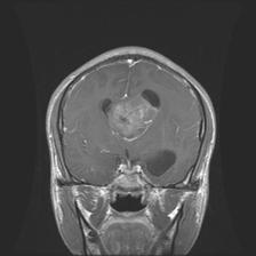
#> input picture VIGNESH M J/Milestone-1/Enhancing_EHRs_with_GenAI/data/images_processed/glioma_G_1.png, 256 x 256 px, found by its file name
$ jupyter execute --allow-errors 02_data_prep.ipynb
#> lines starting #> are read from the running program, lines starting #| are printed output that depends on the picture; long printed decimals are rounded
[cell 1]
import os
import pandas as pd

# Paths - adjust if needed
LINKED_CSV = r"C:\Users\vigne\OneDrive\Desktop\EHR\Enhancing_EHRs_with_GenAI\data\linked_brain_ehr.csv"
IMG_DIR = r"C:\Users\vigne\OneDrive\Desktop\EHR\Enhancing_EHRs_with_GenAI\data\images_processed"

# Load linked table
#> (the rest of this cell did not finish here and is left out)

[cell 2]
import os

os.makedirs("data/images_processed", exist_ok=True)
os.makedirs("data/images_enhanced", exist_ok=True)

[cell 3]
from PIL import Image
import matplotlib.pyplot as plt

orig_path = r"C:\Users\vigne\OneDrive\Desktop\EHR\Enhancing_EHRs_with_GenAI\data\images_processed\glioma_G_1.png"
enh_path  = r"C:\Users\vigne\OneDrive\Desktop\EHR\Enhancing_EHRs_with_GenAI\data\images_enhanced\glioma_G_1.png"

orig = Image.open(orig_path)
#> orig is the input picture: PIL image 256x256 L; min 28, max 255, mean 76.7
enh  = Image.open(enh_path)
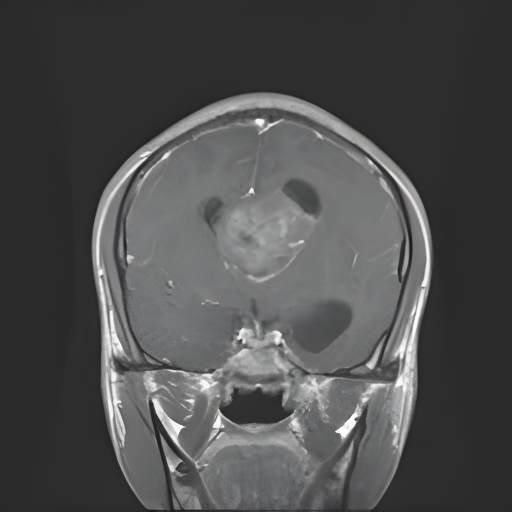
#> input picture VIGNESH M J/Milestone-2/images_enhanced/glioma_G_1.png, 1024 x 1024 px, found by its file name (shown at 1/2 size)
#> enh is the input picture: PIL image 1024x1024 RGB; mean R, G, B 77.7, 78.2, 78.2

plt.figure(figsize=(10,5))
plt.subplot(1,2,1)
plt.title("Original")
plt.imshow(orig, cmap='gray')
plt.axis("off")

plt.subplot(1,2,2)
plt.title("Enhanced (ESRGAN)")
plt.imshow(enh, cmap='gray')
plt.axis("off")
plt.show()
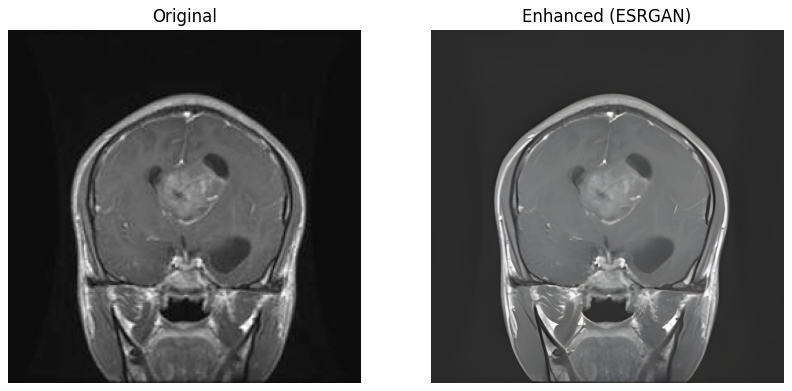
#> figure drawn by matplotlib, 2 panels

[cell 4]
from skimage.metrics import peak_signal_noise_ratio as psnr, structural_similarity as ssim
from PIL import Image
import numpy as np
import os

orig_dir = r"C:\Users\vigne\OneDrive\Desktop\EHR\Enhancing_EHRs_with_GenAI\data\images_processed"
enh_dir  = r"C:\Users\vigne\OneDrive\Desktop\EHR\Enhancing_EHRs_with_GenAI\data\images_enhanced"

psnr_scores, ssim_scores = [], []

for fn in os.listdir(orig_dir)[:10]:
    orig_path = os.path.join(orig_dir, fn)
    enh_path = os.path.join(enh_dir, fn)

    if os.path.exists(enh_path):
        orig_img = Image.open(orig_path).convert('L')
        enh_img  = Image.open(enh_path).convert('L')

        enh_img_resized = enh_img.resize(orig_img.size)

        orig = np.array(orig_img)
        enh  = np.array(enh_img_resized)

        psnr_val = psnr(orig, enh)
#> psnr_val = 34.41
        ssim_val = ssim(orig, enh)
#> ssim_val = 0.971

        psnr_scores.append(psnr_val)
        ssim_scores.append(ssim_val)

        print(f"{fn}: PSNR = {psnr_val:.2f}, SSIM = {ssim_val:.3f}")
#| glioma_G_1.png: PSNR = 34.41, SSIM = 0.971
    else:
        print(f" Enhanced file not found for: {fn}")

if psnr_scores:
    print("\n Average PSNR:", np.mean(psnr_scores))
#|  Average PSNR: 34.408
    print(" Average SSIM:", np.mean(ssim_scores))
#|  Average SSIM: 0.9707
else:
    print("\n No valid image pairs found.")

[cell 5]
import matplotlib.pyplot as plt
from PIL import Image
import os


orig_dir = r"C:\Users\vigne\OneDrive\Desktop\EHR\Enhancing_EHRs_with_GenAI\data\images_processed"
enh_dir  = r"C:\Users\vigne\OneDrive\Desktop\EHR\Enhancing_EHRs_with_GenAI\data\images_enhanced"


img_name = "pituitary_P_15.png"


orig_path = os.path.join(orig_dir, img_name)
enh_path  = os.path.join(enh_dir, img_name)

orig = Image.open(orig_path)
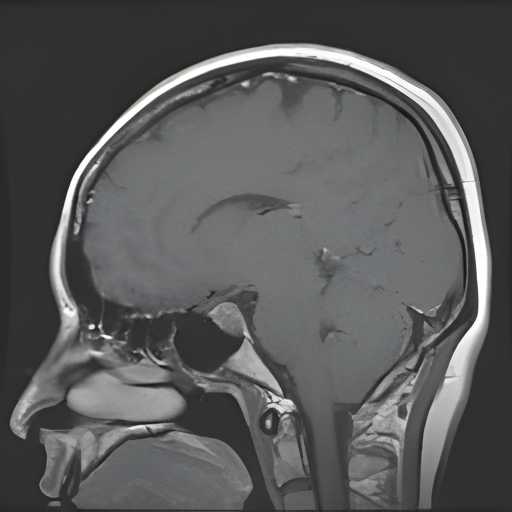
#> input picture VIGNESH M J/Milestone-2/images_enhanced/pituitary_P_15.png, 1024 x 1024 px, found by its file name (shown at 1/2 size)
#> orig is the input picture: PIL image 1024x1024 RGB; mean R, G, B 88.8, 89.5, 89.6
enh  = Image.open(enh_path)


plt.figure(figsize=(10,5))
plt.subplot(1,2,1)
plt.title("Original Image")
plt.imshow(orig, cmap='gray')
plt.axis('off')

plt.subplot(1,2,2)
plt.title("Enhanced Image (ESRGAN)")
plt.imshow(enh, cmap='gray')
plt.axis('off')

plt.show()
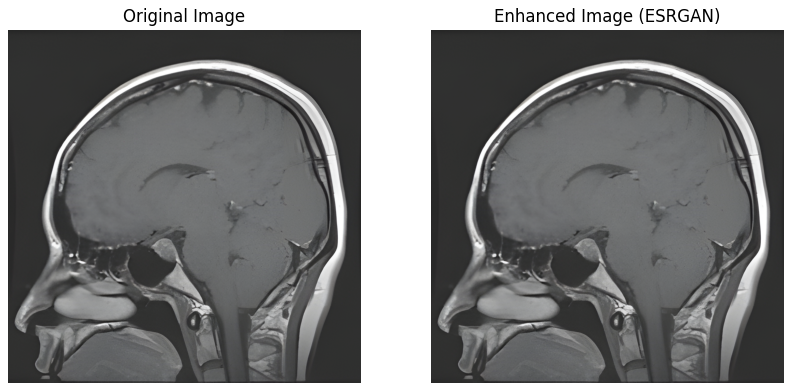
#> figure drawn by matplotlib, 2 panels
